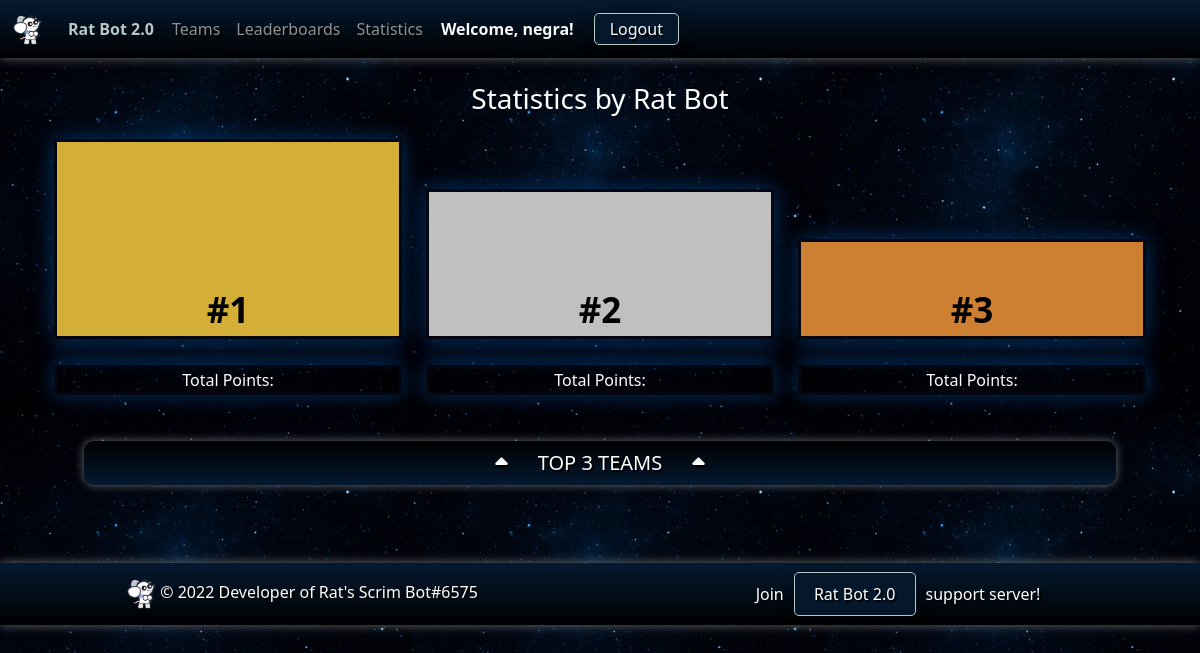
The page /statistics (signed in) on the database as committed earlier.
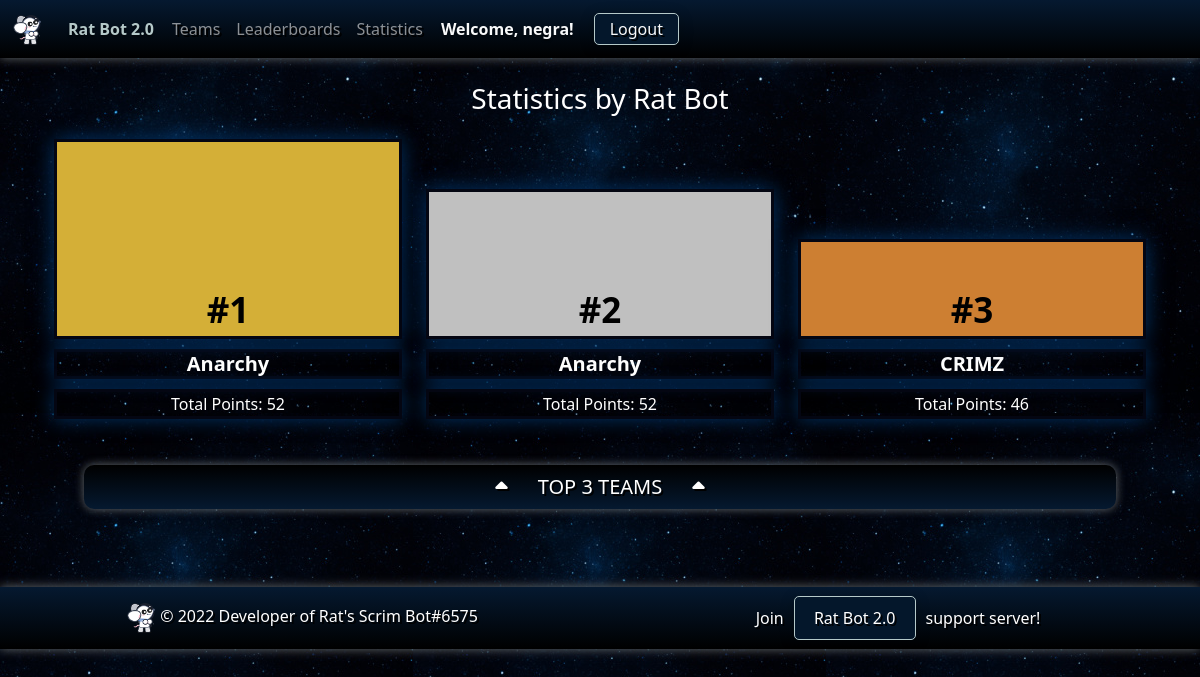
The same page on the database as committed later.
### ratbotapp/models.py (models this page shows, shortened)
class Score(models.Model):
    id = models.AutoField(primary_key=True)
    rank = models.IntegerField(default=0)
    result = models.ForeignKey(Result, on_delete=models.CASCADE, default=None)
    team = models.ForeignKey(Team, on_delete=models.RESTRICT, default=None)
    team_managers = models.CharField(max_length=200, default='Unknown')
    wwcd = models.PositiveSmallIntegerField(default=0)
    pp = models.PositiveSmallIntegerField(default=0)
    kp = models.PositiveSmallIntegerField(default=0)
    tp = models.PositiveSmallIntegerField(default=0)
    missed_games = models.IntegerField(default=0)
    created_at = models.DateTimeField(auto_now_add=True)
    updated_at = models.DateTimeField(auto_now=True)
    def __str__(self):
        return f"#{self.rank} - {self.team.team_name} - {self.tp}"

class Team(models.Model):
    id = models.AutoField(primary_key=True)
    team_name = models.CharField(max_length=30, unique=True)
    team_tag = models.CharField(max_length=10, default="")
    team_slug = models.CharField(max_length=60, unique=False, editable=False)
    created_at = models.DateTimeField(auto_now_add=True)
    updated_at = models.DateTimeField(auto_now=True)

### ratbotapp/views.py (the view)
# urls.py: path('statistics', views.statistics_page, name='statistics'),
@login_required(login_url="/accounts/discord/login")
def statistics_page(request):
    print("======== STARTED statistics_page() =======")
    top_stats = Score.objects.filter(tp__gte=0).order_by('-tp').select_related('result')[:3]
    context = {
        'statistics': {
            'top_stats': top_stats
        }
    }
    pprint(context)
    return render(request, 'ratbot/statistics.html', context)

### ratbotapp/templates/ratbot/statistics.html (shortened to what this page needs)
{% extends 'ratbot/base/base.html' %}
{% load static %}
{% block body %}
<div class="container">
    <div class="row mb-3 mt-4">
        <h3 class="text-center">Statistics by Rat Bot</h3>
    </div>
    <div class="container">
        <div class="row">
            <div class="col-4">
                <div class="rectangle gold"><p class="rectangle-content">#1</p></div>
                <h5 class="team-name">{{ statistics.top_stats.0.team.team_name }}</h5>
                <p class="team-text">Total Points: {{ statistics.top_stats.0.tp }}</p>
            </div>
            <div class="col-4">
                <div class="rectangle silver"><p class="rectangle-content">#2</p></div>
                <h5 class="team-name">{{ statistics.top_stats.1.team.team_name }}</h5>
                <p class="team-text">Total Points: {{ statistics.top_stats.1.tp }}</p>
            </div>
            <div class="col-4">
                <div class="rectangle bronze"><p class="rectangle-content">#3</p></div>
                <h5 class="team-name">{{ statistics.top_stats.2.team.team_name }}</h5>
                <p class="team-text">Total Points: {{ statistics.top_stats.2.tp }}</p>
            </div>
            <div class="col-12">
                <h5 class="top-3-teams gradient"><i class="fa-solid fa-caret-up" style="margin-right: 30px;"></i>TOP 3 TEAMS<i class="fa-solid fa-caret-up" style="margin-left: 30px;"></i></h5>
            </div>
        </div>
    </div>
</div>
{% endblock %}

Rows that differ between the two databases and show on the page:
added Score: top_stats.0.team.team_name "Anarchy", top_stats.0.tp "52"
added Score: top_stats.1.team.team_name "Anarchy", top_stats.1.tp "52"
added Score: top_stats.2.team.team_name "CRIMZ", top_stats.2.tp "46"
